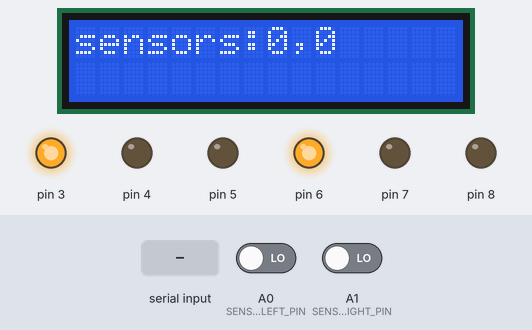
Recording of a sketch running on a simulated Arduino Uno, built with avr-gcc and run on an emulated ATmega328P. Shown: 16×2 character LCD, output pins drawn as LEDs (lit = HIGH). The inputs (shaded band) are chosen by the test bench; at power-on: A0 (SENSOR_LEFT_PIN) LOW, A1 (SENSOR_RIGHT_PIN) LOW. What the sketch prints to the serial monitor is not drawn.

Above: at 1.2 s.
1.3 s: "forward\n" received over Serial
At 2.3 s:
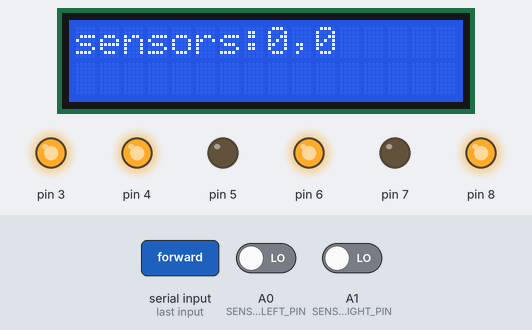
2.9 s: A0 (SENSOR_LEFT_PIN) driven HIGH
At 4.1 s:
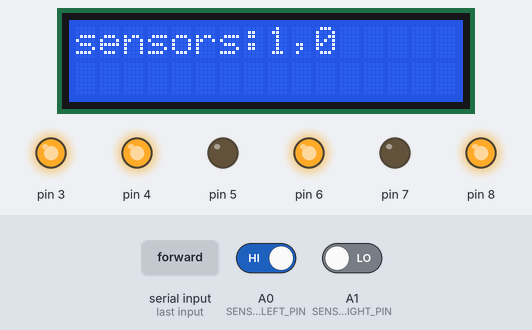
4.4 s: A1 (SENSOR_RIGHT_PIN) driven HIGH
At 4.9 s:
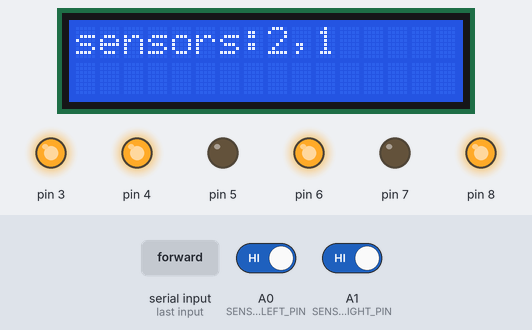
6.0 s: "1\n" received over Serial
At 6.29 s:
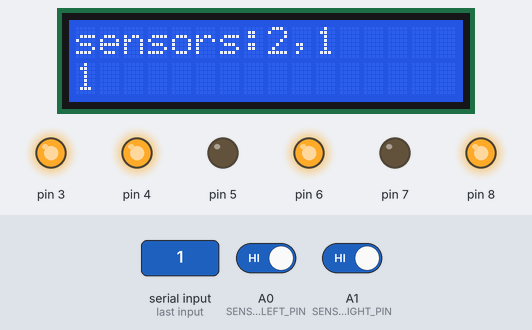
7.9 s: A0 (SENSOR_LEFT_PIN) driven LOW
At 8.9 s:
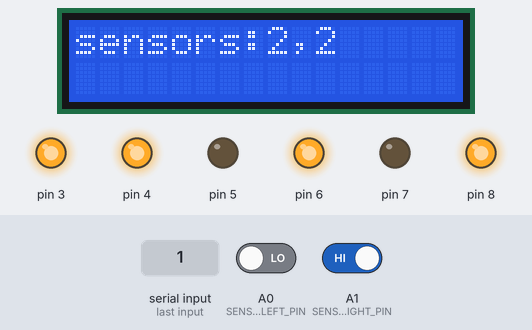
9.5 s: "stop\n" received over Serial
At 10.8 s:
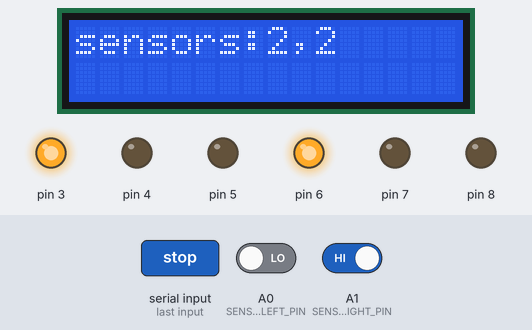
Timing chart, 0 to 12.5 s (numbered marks = the images above; inputs shaded):
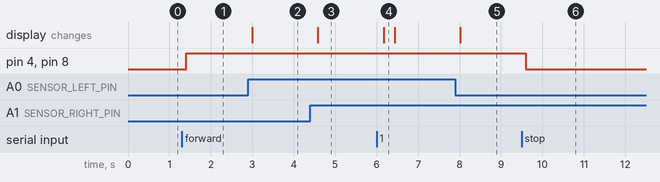

The sketch:

arduino.ino
```cpp
// Błażej Pawluk

#include "Wheels.h"
#include "PinChangeInterrupt.h"
#include <Wire.h>
#include <LiquidCrystal_I2C.h>

#define SENSOR_LEFT_PIN A0
#define SENSOR_RIGHT_PIN A1

// LCD I2C
LiquidCrystal_I2C lcd(0x27, 16, 2);

// orange, blue, yellow, green, brown, purple
Wheels w(3, 6, 4, 5, 7, 8);

// sensor counters
volatile int sensorL, sensorR;

void setup() {
  Serial.begin(115200);

  pinMode(SENSOR_LEFT_PIN, INPUT);
  pinMode(SENSOR_RIGHT_PIN, INPUT);

  sensorL = 0;
  sensorR = 0;

  // I2C LCD
  lcd.init();
  lcd.backlight();

  // Wyświetlenie wartości początkowej
  lcd.clear();
  lcd.setCursor(0, 0);
  lcd.print("0,0");

  // Przerwania dla A0 i A1
  PCICR = 0x02;
  PCMSK1 = 0x03;
}
String serialBuffer = "";
void loop() {
  String data = "sensors:" + String(sensorL) + "," + String(sensorR);
  Serial.println(data);

  lcd.clear();
  lcd.setCursor(0, 0);
  lcd.print(data);

  while (Serial.available()) {
    char c = Serial.read();
    if (c == '\n' || c == '\r') {
      if (serialBuffer == "forward") w.forward();
      else if (serialBuffer == "stop") w.stop();
      else {
        lcd.setCursor(0, 1);
        lcd.print(serialBuffer);
      }

      serialBuffer = "";
    } else {
      serialBuffer += c;
    }
  }

  delay(250);
}

ISR(PCINT1_vect) {
  if (PINC & (1 << PC0)) sensorL++;
  if (PINC & (1 << PC1)) sensorR++;
}
```

Wheels.cpp
```cpp
// Błażej Pawluk

#include <Arduino.h>
#include "Wheels.h"

#define SET_MOVEMENT(side, s1, s2) digitalWrite(side[0], s1); digitalWrite(side[1], s2);

Wheels::Wheels(uint8_t ENA, uint8_t ENB, uint8_t IN1, uint8_t IN2, uint8_t IN3, uint8_t IN4) {
  pinMode(ENA, OUTPUT); this->pinsL[2] = ENA;
  pinMode(IN1, OUTPUT); this->pinsL[0] = IN1;
  pinMode(IN2, OUTPUT); this->pinsL[1] = IN2;

  pinMode(ENB, OUTPUT); this->pinsR[2] = ENB;
  pinMode(IN3, OUTPUT); this->pinsR[0] = IN3;
  pinMode(IN4, OUTPUT); this->pinsR[1] = IN4;

  setSpeed(255);
}

void Wheels::setSpeedL(uint8_t s) {
  analogWrite(this->pinsL[2], s);
  this->speedL = s;
}

void Wheels::setSpeedR(uint8_t s) {
  analogWrite(this->pinsR[2], s);
  this->speedR = s;
}

void Wheels::setSpeed(uint8_t s) {
  setSpeedL(s);
  setSpeedR(s);
}

void Wheels::forwardL() {
  SET_MOVEMENT(pinsL, HIGH, LOW);
}

void Wheels::forwardR() {
  SET_MOVEMENT(pinsR, LOW, HIGH);
}

void Wheels::forward() {
  this->forwardL();
  this->forwardR();
}

void Wheels::backL() {
  SET_MOVEMENT(pinsL, LOW, HIGH);
}

void Wheels::backR() {
  SET_MOVEMENT(pinsR, HIGH, LOW);
}

void Wheels::back() {
  this->backL();
  this->backR();
}

void Wheels::stopL() {
  SET_MOVEMENT(pinsL, LOW, LOW);
}

void Wheels::stopR() {
  SET_MOVEMENT(pinsR, LOW, LOW);
}

void Wheels::stop() {
  this->stopL();
  this->stopR();
}
```

Wheels.h
```cpp
// Błażej Pawluk

#ifndef WHEELS
#define WHEELS

#include <Arduino.h>

class Wheels {
  public:
    Wheels(uint8_t ENA, uint8_t ENB, uint8_t IN1, uint8_t IN2, uint8_t IN3, uint8_t IN4);

    void setSpeedL(uint8_t);
    void setSpeedR(uint8_t);
    void setSpeed(uint8_t);

    void forwardL();
    void forwardR();
    void forward();

    void backL();
    void backR();
    void back();

    void stopL();
    void stopR();
    void stop();

  private:
    uint8_t pinsL[3];
    uint8_t pinsR[3];
    uint8_t speedR, speedL;
};

#endif
```

Measured:
- after the input at 1.3 s, pin 4, pin 8: LOW → HIGH after 0.11 s
- after the input at 2.9 s, the display: changes after 0.09 s (image 2)
- after the input at 4.4 s, the display: changes after 0.18 s (image 3)
- after the input at 6.0 s, the display: changes after 0.17 s (image 4)
- after the input at 7.9 s, the display: changes after 0.12 s (image 5)
- after the input at 9.5 s, pin 4, pin 8: HIGH → LOW after 0.10 s
